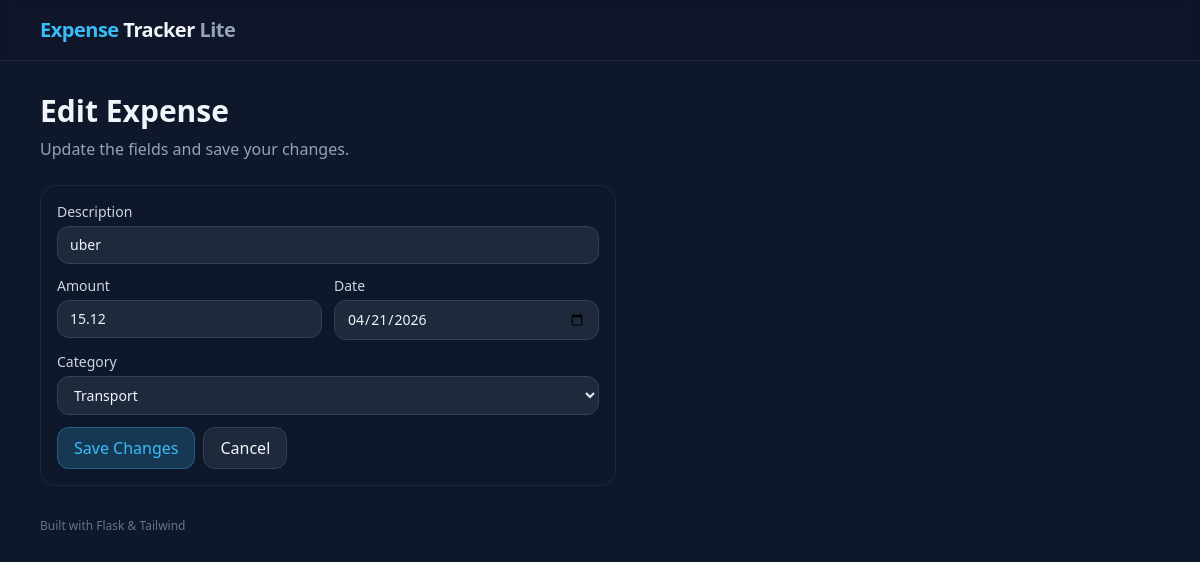
The app's page /edit/10, older data.
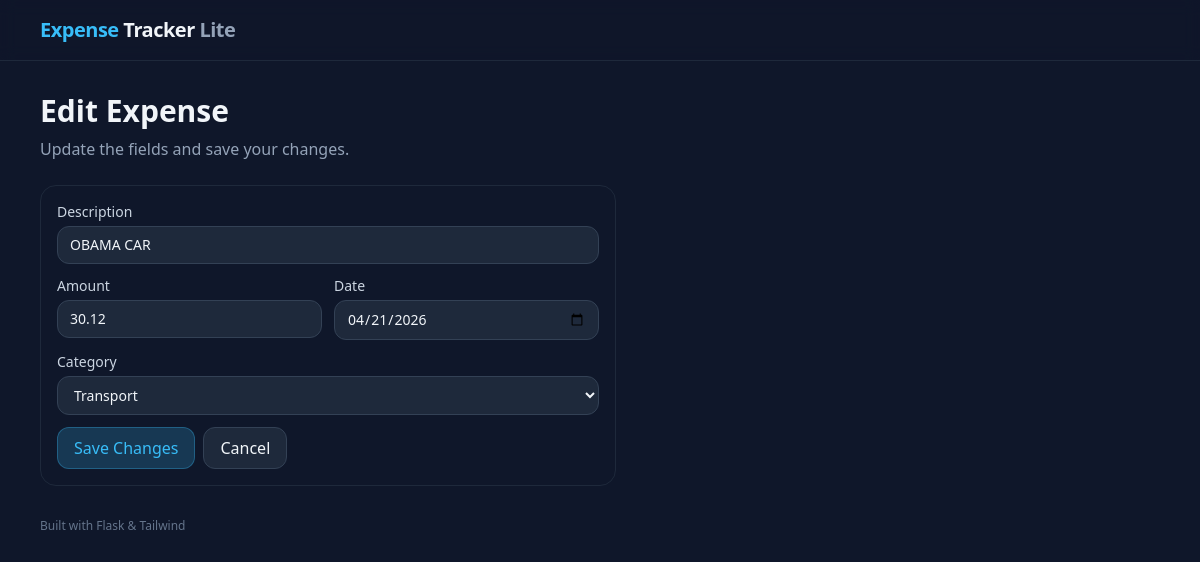
The same page, newer data.
### app.py (models this page shows)
class Expense(db.Model):
    id = db.Column(db.Integer, primary_key=True)
    description = db.Column(db.String(120), nullable=False)
    amount = db.Column(db.Float, nullable=False)
    category = db.Column(db.String(50), nullable=False)
    date = db.Column(db.Date, nullable=False, default=date.today())

### app.py (the view)
@app.route('/edit/<int:expense_id>', methods=['GET'])
def edit(expense_id):
    e = Expense.query.get_or_404(expense_id)
    return render_template('edit.html', expense = e, categories = CATEGORIES, today = date.today().isoformat())

### templates/edit.html (shortened to what this page needs)
{% extends "base.html" %}
{% block content %}
  <h1 class="text-3xl font-semibold mb-2">Edit Expense</h1>
  <p class="text-slate-400 mb-6">Update the fields and save your changes.</p>
  <section class="max-w-xl rounded-2xl border border-slate-800 bg-slate-900 p-4">
    <form method="post" action="{{ url_for('edit_post', expense_id=expense.id) }}" class="space-y-3">
      <label class="block text-sm">
        <span class="mb-1 block text-slate-300">Description</span>
        <input name="description"
               value="{{ expense.description }}"
               class="w-full rounded-xl bg-slate-800 border border-slate-700 px-3 py-2 text-slate-100" />
      </label>
      <div class="grid grid-cols-2 gap-3">
        <label class="block text-sm">
          <span class="mb-1 block text-slate-300">Amount</span>
          <input type="number" step="0.01" min="0.01" name="amount"
                 value="{{ '%.2f'|format(expense.amount) }}"
                 class="w-full rounded-xl bg-slate-800 border border-slate-700 px-3 py-2 text-slate-100" />
        </label>
        <label class="block text-sm">
          <span class="mb-1 block text-slate-300">Date</span>
          <input type="date" name="date"
                 value="{{ expense.date.strftime('%Y-%m-%d') if expense.date else today }}"
                 class="w-full rounded-xl bg-slate-800 border border-slate-700 px-3 py-2 text-slate-100" />
        </label>
      </div>
      <label class="block text-sm">
        <span class="mb-1 block text-slate-300">Category</span>
        <select name="category"
                class="w-full rounded-xl bg-slate-800 border border-slate-700 px-3 py-2 text-slate-100">
          {% for c in categories %}
            <option value="{{ c }}" {% if expense.category == c %}selected{% endif %}>{{ c }}</option>
          {% endfor %}
        </select>
      </label>
      <div class="flex items-center gap-2">
        <button class="rounded-xl bg-brand/20 hover:bg-brand/30 text-brand px-4 py-2 border border-brand/30"
                type="submit">Save Changes</button>
        <a class="rounded-xl bg-slate-800 hover:bg-slate-700 px-4 py-2 border border-slate-700"
           href="{{ url_for('index') }}">Cancel</a>
      </div>
    </form>
  </section>
{% endblock %}

Row changes from the older to the newer data that the page shows:
changed Expense "Transport": description "uber" → "OBAMA CAR"; amount "15.12" → "30.12"
